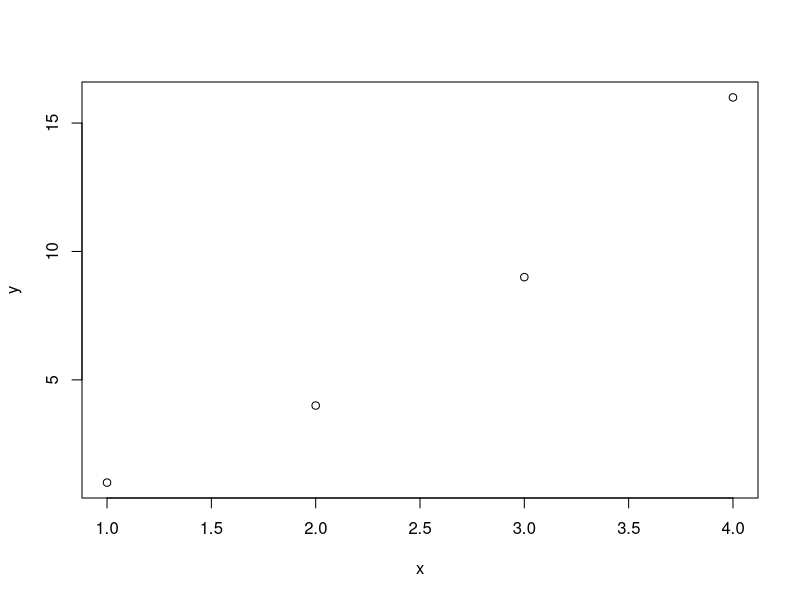

This chart was generated by the following R code:
# R 语言测试脚本
x <- c(1,2,3,4)
y <- x*x
jpeg(file="plot.jpg") # 保存图像
plt <- plot(x,y) # 画散点图
dev.off() # 关闭设备